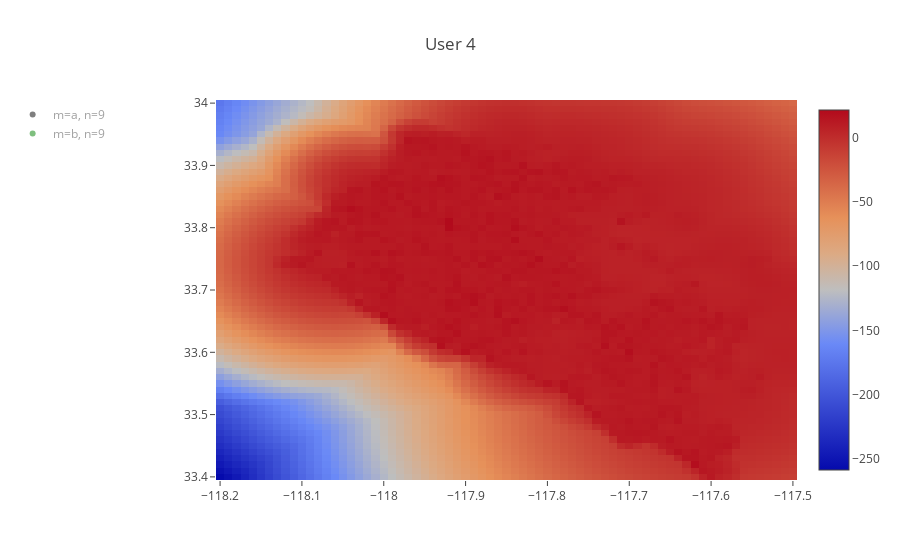

Source (notebook cell):
### Code cell
mpp_star = mpp.loc[mpp['uid'] == 4]
mpp_star_unique = mpp_star.drop_duplicates(subset=['location_id', 'm'])

plot_kde(
    data=pop_kde_data[:, 1:4], 
    user_data=mpp_star_unique,
    uid=4
)

### Figure 1 — Plotly figure (JSON) as saved in the notebook; plotly's stock layout.template omitted (floating-point values rounded to 4 significant figures; data arrays with more than 128 entries replaced by an {"elided": "..."} marker saying what was removed)
{"data": [{"colorscale": [[1, "rgb(165,0,38)"], [0.8889, "rgb(215,48,39)"], [0.7778, "rgb(244,109,67)"], [0.6667, "rgb(253,174,97)"], [0.5556, "rgb(254,224,144)"], [0.4444, "rgb(224,243,248)"], [0.3333, "rgb(171,217,233)"], [0.2222, "rgb(116,173,209)"], [0.1111, "rgb(69,117,180)"], [0, "rgb(49,54,149)"]], "type": "heatmap", "uid": "0eaedd37-1569-4f96-8b77-fa38bbc16f8e", "x": {"elided": "4331 float values"}, "y": {"elided": "4331 float values"}, "z": {"elided": "4331 float values"}}, {"marker": {"color": "rgb(0, 0, 0)"}, "mode": "markers", "name": "m=a, n=9", "type": "scatter", "uid": "21a1a40f-7eb4-4202-942c-9e6264bcffea", "visible": "legendonly", "x": [-117.8, -117.9, -117.9, -117.9, -118.0, -117.9, -117.9, -117.9, -117.9], "y": [33.67, 33.68, 33.86, 33.86, 33.63, 33.69, 33.69, 33.69, 33.86]}, {"marker": {"color": "rgb(0,128,0)"}, "mode": "markers", "name": "m=b, n=9", "type": "scatter", "uid": "cfee8d9b-df6b-4cc6-b82f-2941e2872bd6", "visible": "legendonly", "x": [-117.9, -117.9, -117.9, -117.9, -117.9, -117.9, -117.9, -117.9, -117.9], "y": [33.86, 33.69, 33.69, 33.69, 33.69, 33.86, 33.87, 33.87, 33.69]}], "layout": {"legend": {"x": -0.35, "y": 1}, "title": {"text": "User 4"}}}
